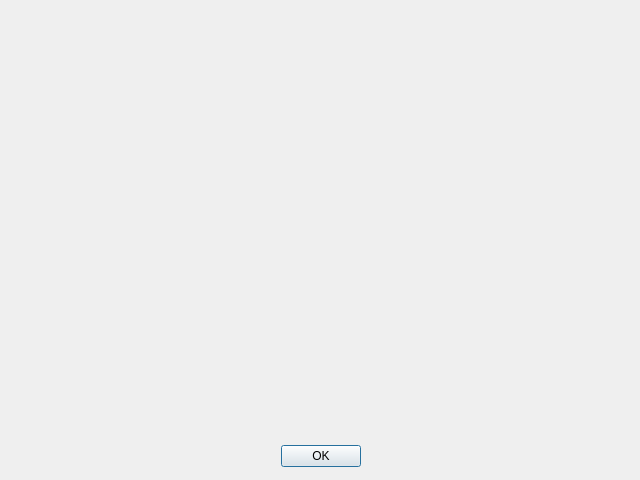
<?xml version="1.0" encoding="UTF-8"?>
<ui version="4.0">
 <class>eepromdialog</class>
 <widget class="QDialog" name="eepromdialog">
  <property name="geometry">
   <rect>
    <x>0</x>
    <y>0</y>
    <width>640</width>
    <height>480</height>
   </rect>
  </property>
  <property name="windowTitle">
   <string>Dialog</string>
  </property>
  <widget class="QDialogButtonBox" name="buttonBox">
   <property name="geometry">
    <rect>
     <x>280</x>
     <y>440</y>
     <width>81</width>
     <height>32</height>
    </rect>
   </property>
   <property name="orientation">
    <enum>Qt::Orientation::Horizontal</enum>
   </property>
   <property name="standardButtons">
    <set>QDialogButtonBox::StandardButton::Ok</set>
   </property>
  </widget>
 </widget>
 <resources/>
 <connections>
  <connection>
   <sender>buttonBox</sender>
   <signal>accepted()</signal>
   <receiver>eepromdialog</receiver>
   <slot>accept()</slot>
   <hints>
    <hint type="sourcelabel">
     <x>248</x>
     <y>254</y>
    </hint>
    <hint type="destinationlabel">
     <x>157</x>
     <y>274</y>
    </hint>
   </hints>
  </connection>
  <connection>
   <sender>buttonBox</sender>
   <signal>rejected()</signal>
   <receiver>eepromdialog</receiver>
   <slot>reject()</slot>
   <hints>
    <hint type="sourcelabel">
     <x>316</x>
     <y>260</y>
    </hint>
    <hint type="destinationlabel">
     <x>286</x>
     <y>274</y>
    </hint>
   </hints>
  </connection>
 </connections>
</ui>
